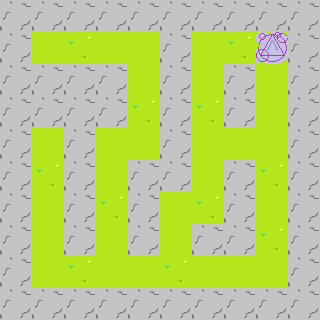

Tiled map render using the project's own tile images. Description and the map definition, with tile-layer contents summarised, below:
An orthogonal 10x10 tile map with 32x32 px tiles, 3 tile layers (grass, rock, portal).

<map version="1.2" tiledversion="1.3.3" orientation="orthogonal" renderorder="right-down" width="10" height="10" tilewidth="32" tileheight="32" infinite="0" nextlayerid="5" nextobjectid="1">
 <tileset firstgid="1" name="tileset" tilewidth="32" tileheight="32" tilecount="9" columns="3">
  <image source="tileset.png" width="96" height="96" />
 </tileset>
 <layer id="1" name="grass" width="10" height="10">
  <data>[100 cells, 39 non-empty, 2 distinct tile ids]</data>
 </layer>
 <layer id="2" name="rock" width="10" height="10">
  <data>[100 cells, 60 non-empty, 1 distinct tile ids]</data>
 </layer>
 <layer id="4" name="portal" width="10" height="10">
  <data>[100 cells, 1 non-empty, 1 distinct tile ids]</data>
 </layer>
</map>